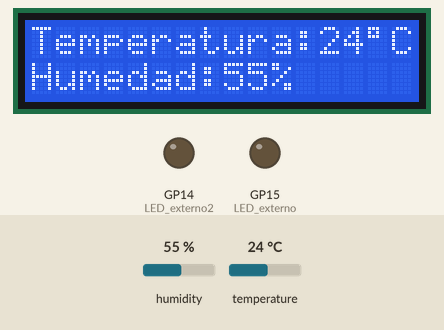
A program run on a simulated Raspberry Pi Pico running MicroPython. On the bench: 16×2 character LCD, output pins drawn as LEDs (lit = HIGH). The test bench sets the inputs (shaded band); at power-on: humidity 55 %, temperature 24 °C.

Above: at 2.7 s.
2.8 s: humidity set to 68 %
At 9.5 s:
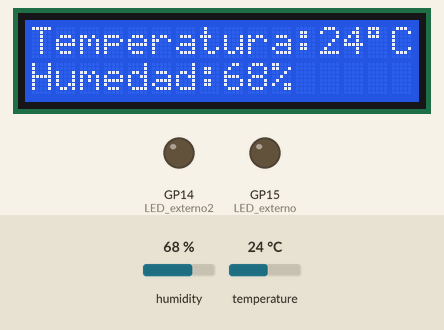
10.6 s: humidity set to 71 %
At 17.0 s:
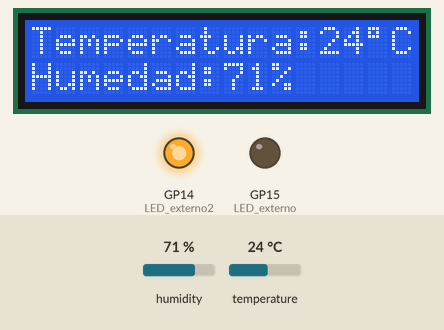
17.7 s: temperature set to 28 °C
At 24.5 s:
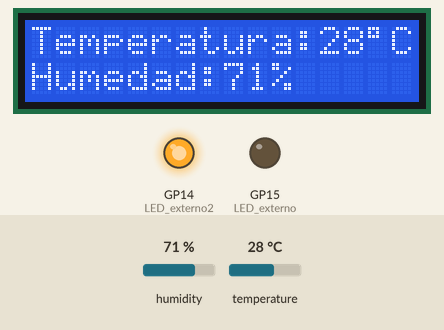
24.8 s: temperature set to 31 °C
At 30.8 s:
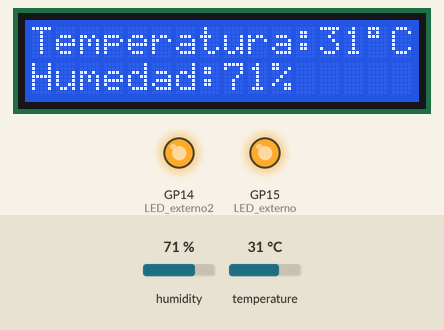
31.8 s: humidity set to 22 %
At 38.4 s:
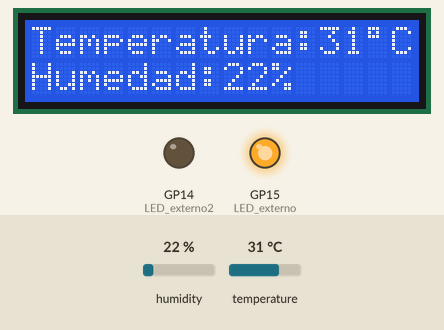
Timing chart, 0 to 39.9 s (numbered marks = the images above; inputs shaded):
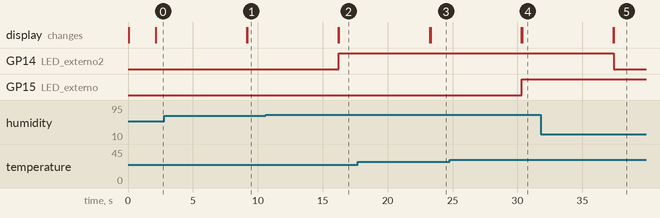

The program:

EstacionMeterologica.py
```python
from machine import Pin, I2C
from utime import sleep
from lcd_api import LcdApi
from pico_i2c_lcd import I2cLcd
from dht import DHT11

dht11_sensor = DHT11(Pin(28, Pin.IN))
dht11_sensor.measure()
temp = dht11_sensor.temperature()
hum = dht11_sensor.humidity()

LED_externo = Pin(15, Pin.OUT)
LED_externo2 = Pin(14, Pin.OUT)

scl = Pin(1)
sda = Pin(0)
freq = 400000

i2c = I2C(0,sda=sda,scl=scl,freq=freq)

I2C_ADDR = 0x27
I2C_NUM_ROWS = 2
I2C_NUM_COLS = 16

lcd = I2cLcd(i2c, I2C_ADDR, I2C_NUM_ROWS, I2C_NUM_COLS)
while True:
    sleep(2)
    lcd.clear() # Borra cualquier caracter previo que exista
    lcd.move_to(0,0) # Posiciona el cursor en el primer renglón y en la primera columna

    dht11_sensor.measure()
    temp = dht11_sensor.temperature()
    hum = dht11_sensor.humidity()

    if temp >= 30:
        LED_externo.value(1)
    else:
        LED_externo.value(0)

    if hum >= 70:
        LED_externo2.value(1)
    else:
        LED_externo2.value(0)


    Text = 'Temperatura:' + str(temp)  +chr(223)+"C" + 'Humedad:' + str(hum) + "%"
    lcd.putstr(Text) # Escribir en la pantalla
    sleep(5)
```

Measured:
- the behaviour switches between 69 and 70 % on humidity (found by bisection; images 1 and 2)
- the behaviour switches between 29 and 30 °C on temperature (found by bisection; images 3 and 4)
- after the input at 2.8 s, the display: first differs from a run without the input after 6.4 s (image 1)
- after the input at 10.6 s, GP14 (LED_externo2): LOW → HIGH after 5.6 s; the display: first differs from a run without the input after 5.6 s (image 2)
- after the input at 17.7 s, the display: first differs from a run without the input after 5.6 s (image 3)
- after the input at 24.8 s, GP15 (LED_externo): LOW → HIGH after 5.5 s; the display: first differs from a run without the input after 5.6 s (image 4)
- after the input at 31.8 s, GP14 (LED_externo2): HIGH → LOW after 5.6 s; the display: first differs from a run without the input after 5.6 s (image 5)
